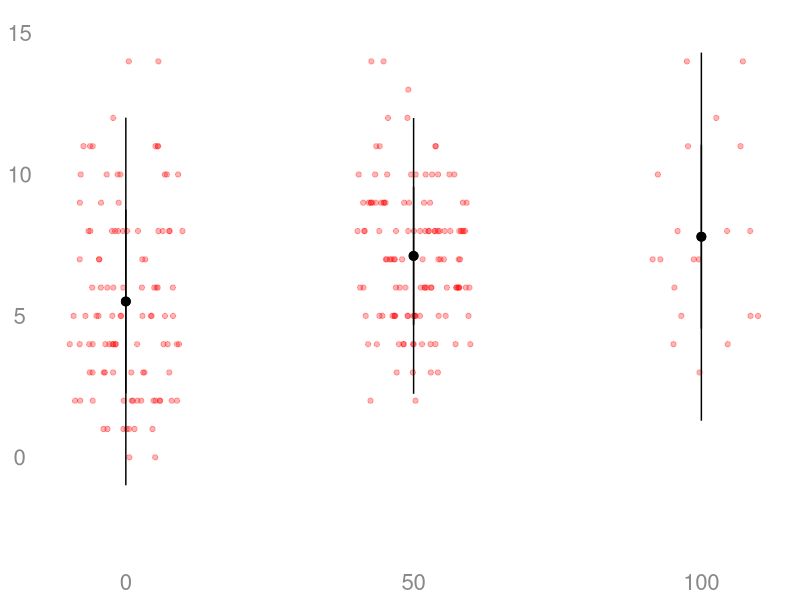
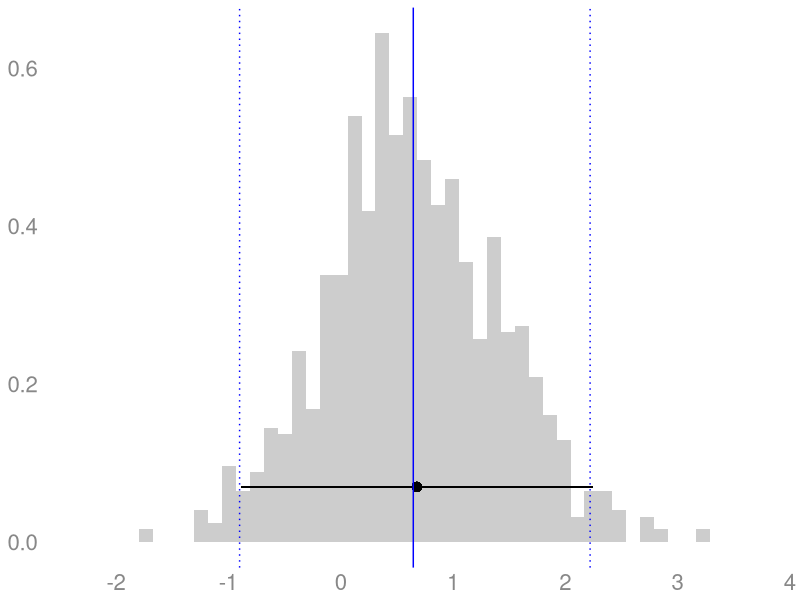
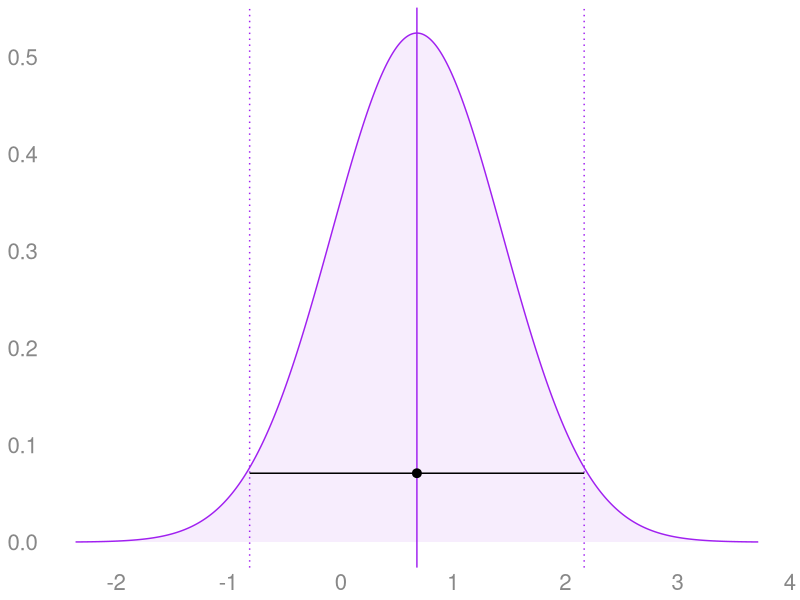
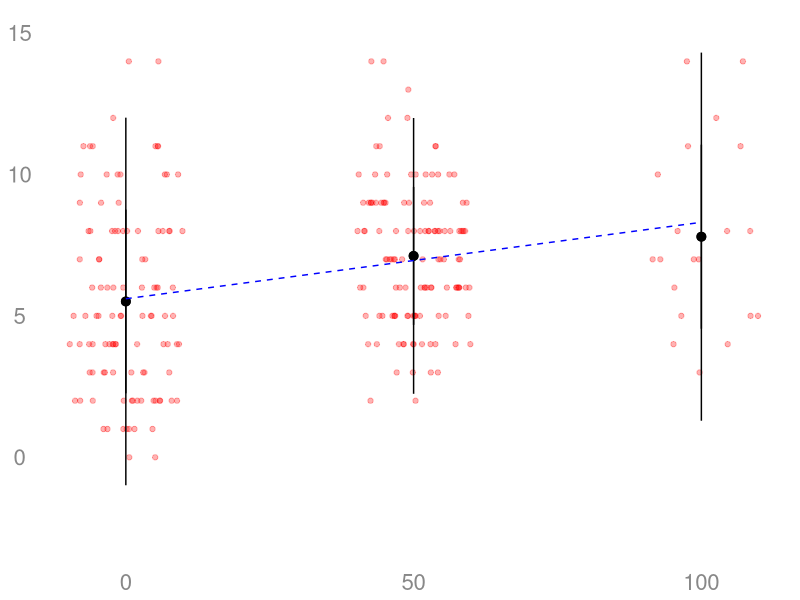
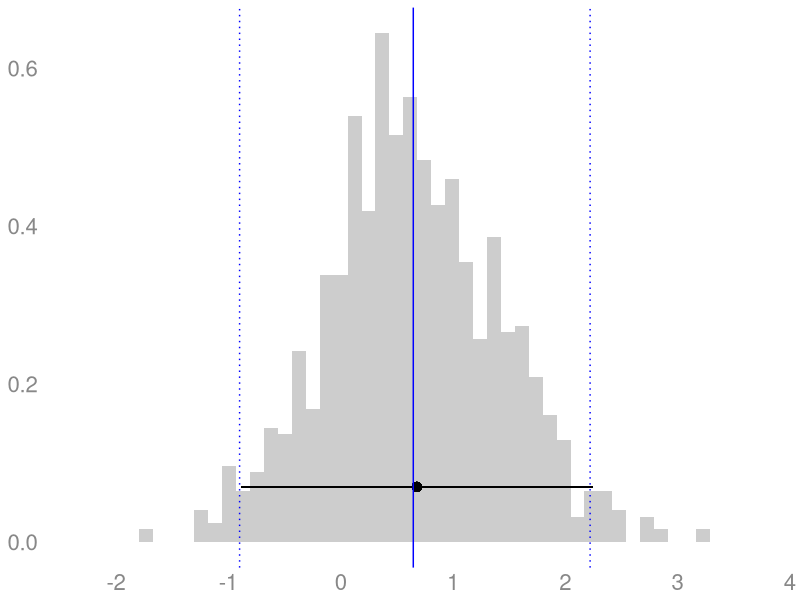
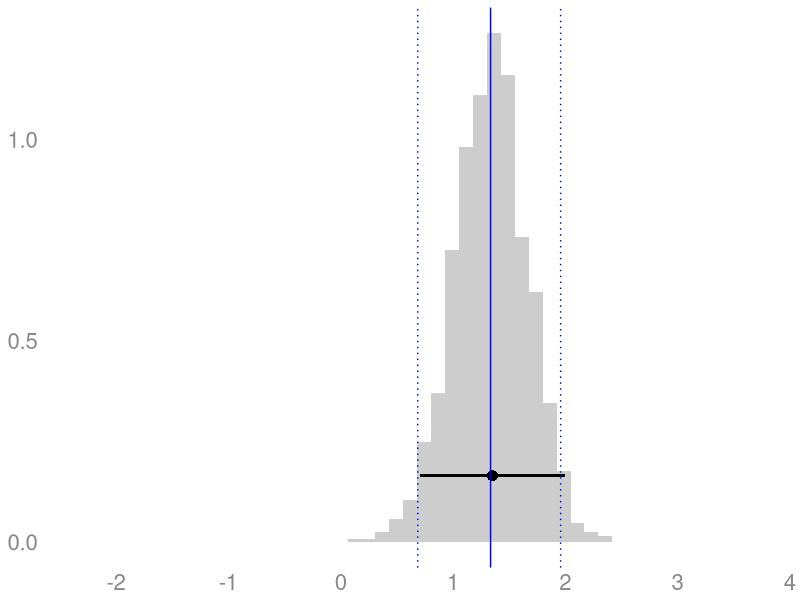
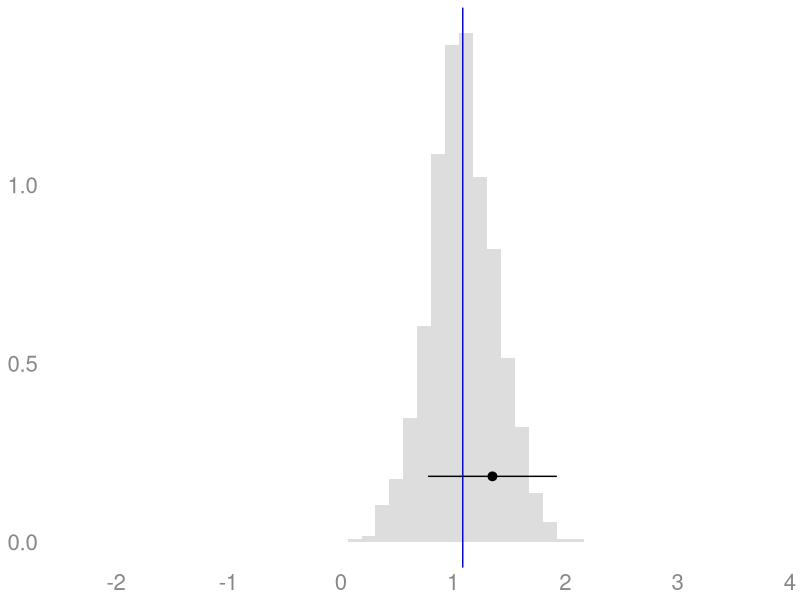
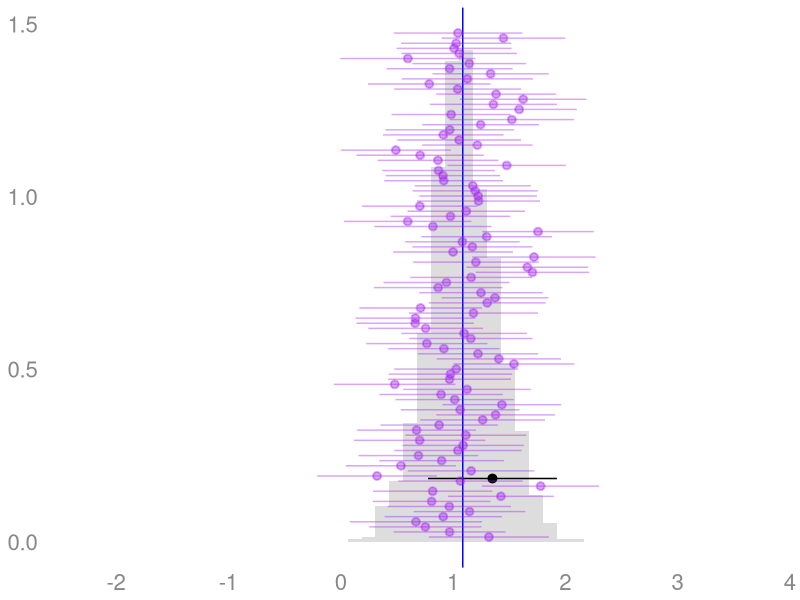

Here is the R script that generated these plots, in order:
## ---- chunk 1
library(purrr)
library(tibble)
library(dplyr)
library(magrittr)
library(stringr)
library(ggplot2)
library(htmltools)
library(kableExtra)
library(scales)

percent = label_percent(accuracy=1)
approx  = function(x,accuracy=.01) { label_number(accuracy=accuracy, scale_cut=cut_short_scale())(x) }
## ---- chunk 2
fontsize = 16
textcolor = "#888888"

class.theme = theme(plot.background = element_rect(fill = "transparent", colour = NA),
        panel.background = element_rect(fill = "transparent", colour = NA),
                    legend.background = element_rect(fill="transparent", colour = NA),
                    legend.box.background = element_rect(fill="transparent", colour = NA),
                    legend.key = element_rect(fill="transparent", colour = NA),
        axis.ticks.x = element_blank(),
        axis.ticks.y = element_blank(),
        axis.text.x  = element_text(colour = textcolor, size=fontsize),
        axis.text.y  = element_text(colour = textcolor, size=fontsize),
        axis.title.x  = element_text(colour = textcolor),
        axis.title.y  = element_text(colour = textcolor, angle=90)
)

theme_set(class.theme)
theme_update(axis.title.x  = element_blank(),
             axis.title.y  = element_blank())
simplified.theme = theme_get()

theme_update(axis.text.x   = element_blank(), 
              axis.text.y   = element_blank())
blank.theme = theme_get()

theme_update(panel.grid.major=element_line(color=rgb(1,0,0,.1,  maxColorValue=1)),
           panel.grid.minor=element_line(color=rgb(0,1,0,.1, maxColorValue=1)))
grid.theme = theme_get()

theme_set(simplified.theme)
## ---- chunk 3
ellipsis <- function(df, nhead=5L, ntail=2) {
    rownames(df) = as.character(1:nrow(df))
    stopifnot("data.frame" %in% class(df))
    els <- rep(NA, ncol(df)) %>% 
        matrix(nrow=1, dimnames=list(NULL, names(df))) %>% 
        data.frame(stringsAsFactors=FALSE) %>% 
        tibble::as_tibble()
    rownames(els) = "⋮"
    dplyr::bind_rows(head(df, nhead), els, tail(df, ntail))
}
## ---- chunk 4
#| out-height: 300px
#| fig-asp: .3 
set.seed(3)

# Sampling 250 employees. Our population is an even mix of ...
#   'blue guys', who go 1/4 days no matter what
#   'green guys', who go more if it's free but --- unlike the ones in our table earlier --- don't care about classes

n=250
is.blue = rbinom(n,1, 1/2)
Yblue   = rbinom(n, 30, 1/4) 
Ygreen0 = rbinom(n, 30, 1/10)
Ygreen50 = rbinom(n, 30, 1/5)

Y0   = ifelse(is.blue, Yblue, Ygreen0)
Y50  = ifelse(is.blue, Yblue, Ygreen50)
Y100 = Y50   ### <--- this tells us we've got no effect.

# Randomizing by rolling two dice. R is their sum
R = sample(c(1:6), size=n, replace=TRUE) + sample(c(1:6), size=n, replace=TRUE)
D = case_match(R, 1:6~0, 7:10~50, 11:12~100)
Y = case_match(D, 0~Y0, 50~Y50, 100~Y100)

# Randomizing by rolling two dice. R is their sum
R = sample(c(1:6), size=n, replace=TRUE) + sample(c(1:6), size=n, replace=TRUE)
D = case_match(R,
  1:6~0,
  7:10~50,
  11:12~100)
Y = case_match(D,
  0~Y0,
  50~Y50,
  100~Y100)

real.data = tibble(D=D, Y=Y)
summaries = tibble(D=D, Y=Y) %>% group_by(D) %>% summarize(mean=mean(Y), sd=sd(Y), n=length(Y))

scatter = ggplot() + geom_point(aes(x=D, y=Y), color="red", data=tibble(D=D,Y=Y),
                                     position=position_jitter(w=10,h=0, seed=0), alpha=.3) +
           geom_pointrange(aes(x=D, y=mean, ymin=mean-2*sd, ymax=mean+2*sd), data=summaries) +
           scale_x_continuous(breaks=c(0,50,100)) + labs(x="D", y="Y") + ylim(-3,15)

model=lm(Y ~ D, data=tibble(D=D, Y=Y))
predictions = tibble(D=c(0,50,100), muhat=predict(model, newdata=data.frame(D=c(0,50,100))))

dif.point.estimate = mean(Y[D==100]) - mean(Y[D==50])
slope.point.estimate = predictions$muhat[3]-predictions$muhat[2]
## ---- chunk 5
boot.distn = function(data, B=1000) { 
  rows = purrr::map(1:B, function(i) {
    data.boot = data[sample(1:nrow(data), replace=TRUE),]
    summaries.boot = data.boot %>% group_by(D) %>% summarize(mean=mean(Y), sd=sd(Y), n=length(Y))
    model = lm(Y ~ D, data=data.boot)
    muhat = predict(model, newdata=data.frame(D=c(0,50,100)))

    tauhat.dif = mean(data.boot$Y[data.boot$D==100]) - mean(data.boot$Y[data.boot$D==50]) 
    tauhat.slope = muhat[3]-muhat[2]
    data.frame(dif=tauhat.dif, slope=tauhat.slope)
  })
  rows %>% bind_rows() 
}
## ---- chunk 6
width = function(samples, center=mean(samples), alpha=.05) {
  covg.dif = function(w) { 
    actual = mean( center - w/2 <= samples & samples <= center + w/2)
    nominal = 1-alpha 
    actual - nominal  
  }
  uniroot(covg.dif, interval=c(0, 2*max(abs(samples-center))))$root
}

distribution.plot = function(boot.samples, point.estimate, w=width(boot.samples), interval.replications=0, point.replications=0) { 
  drange = c(0, dnorm(0, mean=0, sd=sd(boot.samples)))
  p = ggplot(data.frame(samples=boot.samples)) + 
    geom_histogram(aes(x=samples, y=after_stat(density)), alpha=.3, bins=50)  +
    geom_pointrange(aes(y=dnorm(2*sd(samples), mean=0, sd=sd(samples)), 
      x=point.estimate, xmin=point.estimate - w/2, xmax=point.estimate + w/2)) + 
      geom_vline(xintercept=mean(boot.samples), color='blue') + 
      geom_vline(xintercept=quantile(boot.samples, c(.025,.975)), color='blue', linetype='dotted') 
  if(interval.replications > 0) { 
    K = interval.replications
    p = p + geom_pointrange(aes(y=y, x=x, xmin=xmin, xmax=xmax), 
          data=data.frame(y=seq(min(drange), max(drange), length.out=K), 
                  x=boot.samples[1:K], xmin=boot.samples[1:K] - w/2, xmax=boot.samples[1:K] + w/2), color='purple', alpha=.2)
  }
  if(point.replications > 0) { 
    K = point.replications
    p = p + geom_point(aes(y=y, x=x), 
          data=data.frame(y=seq(min(drange), max(drange), length.out=K), 
                  x=boot.samples[1:K], xmin=boot.samples[1:K] - w/2, xmax=boot.samples[1:K] + w/2), color='purple', alpha=.2)
  }
  p
}
## ---- chunk 7
#| out-height: 250px
#| fig-asp: .25
scatter + geom_pointrange(aes(x=D, y=mean, ymin=mean-sd, ymax=mean+sd), summaries) 
## ---- chunk 8
#| out-height: 250px
#| fig.asp: .25
#| layout-ncol: 2 
#| fig-subcap:
#|   - "Bootstrap Estimate of the Sampling Distribution"
#|   - "Normal Estimate of the Sampling Distribution"

point.estimate = dif.point.estimate
se = sqrt( var(Y[D==100])/sum(D==100) + var(Y[D==50])/sum(D==50) )
x = seq(point.estimate-4*se, point.estimate+4*se, length.out=1000)
normal.distribution.plot = ggplot() + 
    geom_area(aes(x=x, y=dnorm(x, mean=point.estimate, sd=se)), color='purple', fill='purple', alpha=.08) +
    geom_vline(aes(xintercept=point.estimate), color='purple', linetype='solid') +
    geom_vline(aes(xintercept=point.estimate + c(-1,1)*1.96*se), color='purple', linetype='dotted') +
    geom_pointrange(aes(y=dnorm(2*se, mean=0, sd=se), x=point.estimate, xmin=point.estimate - 1.96*se, xmax=point.estimate + 1.96*se))

boots = boot.distn(real.data)
limits = c(min(x), max(x))
breaks = floor(min(limits)):ceiling(max(limits))
scale_x = scale_x_continuous(breaks=breaks, limits=limits)
distribution.plot(boots$dif, point.estimate) + scale_x
normal.distribution.plot + scale_x
## ---- chunk 9
#| out-height: 250px
#| fig-asp: .25
scatter + geom_pointrange(aes(x=D, y=mean, ymin=mean-sd, ymax=mean+sd), summaries) +
          geom_line(aes(x=D, y=muhat), color='blue', linetype='dashed', predictions)
## ---- chunk 10
#| out-height: 250px
#| fig.asp: .25
#| layout-ncol: 2 
#| fig-subcap:
#|   - "Difference in Means Bootstrap Sampling Distribution"
#|   - "Fitted-Line-Based Bootstrap Sampling Distribution" 

distribution.plot(boots$dif,   dif.point.estimate) + scale_x
distribution.plot(boots$slope, slope.point.estimate)  + scale_x
## ---- chunk 11

line.based.estimates = purrr::map(1:1000, function(b) {
  n=250
  is.blue = rbinom(n,1, 1/2)
  Yblue   = rbinom(n, 30, 1/4) 
  Ygreen0 = rbinom(n, 30, 1/10)
  Ygreen50 = rbinom(n, 30, 1/5)

  Y0   = ifelse(is.blue, Yblue, Ygreen0)
  Y50  = ifelse(is.blue, Yblue, Ygreen50)
  Y100 = Y50   ### <--- this tells us we've got no effect.

  # Randomizing by rolling two dice. R is their sum
  R = sample(c(1:6), size=n, replace=TRUE) + sample(c(1:6), size=n, replace=TRUE)
  D = case_match(R, 1:6~0, 7:10~50, 11:12~100)
  Y  = case_match(D, 0~Y0, 50~Y50, 100~Y100)

  model=lm(Y ~ D, data=tibble(D=D, Y=Y))
  mu.hat = predict(model, newdata=data.frame(D=c(0,50,100)))
  data.frame(estimate =  mu.hat[3]-mu.hat[2], se = sqrt(vcov(model)[2,2])*50)
}) %>% bind_rows()

## ---- chunk 12
#| out-height: 500px

line.based.estimates$i = 1:nrow(line.based.estimates)
slope.se = sqrt(vcov(model)[2,2])*50
line.sampling.dist = ggplot() + 
  geom_histogram(aes(x=estimate, y=after_stat(density)), bins=50, alpha=.2, data=line.based.estimates) + 
  geom_vline(aes(xintercept=mean(estimate)), color='blue', data=line.based.estimates) +
  geom_pointrange(aes(x=slope.point.estimate, y=dnorm(2*slope.se, mean=0, sd=slope.se), 
                      xmin=slope.point.estimate - 1.96*slope.se, 
                      xmax=slope.point.estimate + 1.96*slope.se)) + scale_x
line.sampling.dist
## ---- chunk 13
#| out-height: 500px
covers =  abs(line.based.estimates$estimate) <= 1.96*line.based.estimates$se 
line.sampling.dist + geom_pointrange(aes(x=estimate, y=(8*i/100)*dnorm(2*slope.se, mean=0, sd=slope.se), 
                      xmin=estimate - 1.96*se, 
                      xmax=estimate + 1.96*se), data=line.based.estimates[1:100,], color='purple', alpha=.4) + scale_x 
